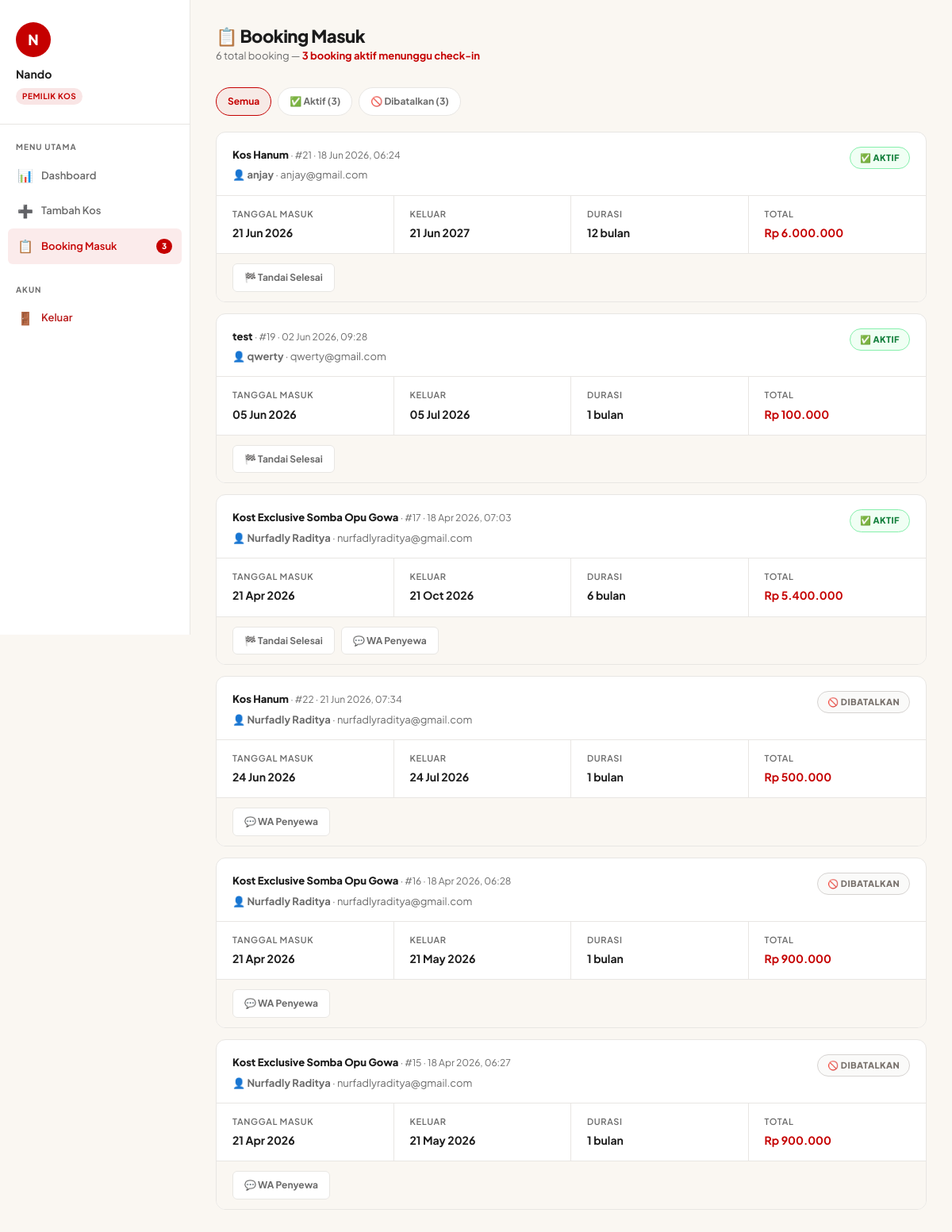
/pages/pemilik/booking.php (signed in), run on the app's committed database.
### tables this page shows
CREATE TABLE `bookings` (
  `id` int unsigned NOT NULL AUTO_INCREMENT,
  `kos_id` int unsigned NOT NULL,
  `penyewa_id` int unsigned NOT NULL,
  `nomor_kamar` varchar(20) DEFAULT NULL,
  `tanggal_masuk` date NOT NULL,
  `durasi_bulan` tinyint unsigned NOT NULL DEFAULT '1',
  `tanggal_keluar` date NOT NULL,
  `harga_per_bulan` int unsigned NOT NULL,
  `total_harga` int unsigned NOT NULL,
  `snap_token` varchar(255) DEFAULT NULL COMMENT 'Token Midtrans Snap',
  `midtrans_order_id` varchar(100) DEFAULT NULL COMMENT 'Order ID unik ke Midtrans',
  `metode_pembayaran` enum('transfer_bank','ewallet','qris') DEFAULT NULL,
  `payment_type` varchar(50) DEFAULT NULL COMMENT 'Metode bayar dari Midtrans',
  `midtrans_status` varchar(50) DEFAULT NULL COMMENT 'Status raw dari Midtrans',
  `tanggal_bayar` datetime DEFAULT NULL,
  `status` enum('menunggu_pembayaran','dibayar','aktif','ditolak','selesai','dibatalkan') DEFAULT 'menunggu_pembayaran',
  `catatan_penyewa` text,
  `catatan_pemilik` text,
  `created_at` timestamp NULL DEFAULT CURRENT_TIMESTAMP,
  `updated_at` timestamp NULL DEFAULT CURRENT_TIMESTAMP ON UPDATE CURRENT_TIMESTAMP,
  PRIMARY KEY (`id`),
  KEY `kos_id` (`kos_id`),
  KEY `penyewa_id` (`penyewa_id`),
  CONSTRAINT `bookings_ibfk_1` FOREIGN KEY (`kos_id`) REFERENCES `kos` (`id`) ON DELETE CASCADE,
  CONSTRAINT `bookings_ibfk_2` FOREIGN KEY (`penyewa_id`) REFERENCES `users` (`id`) ON DELETE CASCADE
);

CREATE TABLE `kos` (
  `id` int unsigned NOT NULL AUTO_INCREMENT,
  `pemilik_id` int unsigned NOT NULL,
  `nama_kos` varchar(150) NOT NULL,
  `deskripsi` text,
  `tipe` enum('putra','putri','campur') NOT NULL DEFAULT 'campur',
  `alamat` text NOT NULL,
  `kecamatan` varchar(80) DEFAULT NULL,
  `kota` varchar(80) NOT NULL,
  `provinsi` varchar(80) DEFAULT NULL,
  `kode_pos` varchar(10) DEFAULT NULL,
  `lat` decimal(10,7) DEFAULT NULL,
  `lng` decimal(10,7) DEFAULT NULL,
  `harga_per_bulan` int unsigned NOT NULL,
  `jumlah_kamar` tinyint unsigned NOT NULL DEFAULT '1',
  `kamar_terisi` tinyint unsigned NOT NULL DEFAULT '0',
  `ada_nomor_kamar` tinyint(1) NOT NULL DEFAULT '0',
  `wifi` tinyint(1) NOT NULL DEFAULT '0',
  `ac` tinyint(1) NOT NULL DEFAULT '0',
  `kamar_mandi_dalam` tinyint(1) NOT NULL DEFAULT '0',
  `parkir` tinyint(1) NOT NULL DEFAULT '0',
  `dapur` tinyint(1) NOT NULL DEFAULT '0',
  `laundry` tinyint(1) NOT NULL DEFAULT '0',
  `security` tinyint(1) NOT NULL DEFAULT '0',
  `cctv` tinyint(1) NOT NULL DEFAULT '0',
  `foto_utama` varchar(255) DEFAULT NULL,
  `status` enum('aktif','nonaktif','pending') NOT NULL DEFAULT 'aktif',
  `created_at` timestamp NULL DEFAULT CURRENT_TIMESTAMP,
  `updated_at` timestamp NULL DEFAULT CURRENT_TIMESTAMP ON UPDATE CURRENT_TIMESTAMP,
  PRIMARY KEY (`id`),
  KEY `pemilik_id` (`pemilik_id`),
  KEY `kota` (`kota`),
  KEY `tipe` (`tipe`),
  KEY `status` (`status`),
  KEY `harga_per_bulan` (`harga_per_bulan`),
  CONSTRAINT `kos_ibfk_1` FOREIGN KEY (`pemilik_id`) REFERENCES `users` (`id`) ON DELETE CASCADE
);

CREATE TABLE `users` (
  `id` int unsigned NOT NULL AUTO_INCREMENT,
  `nama` varchar(100) NOT NULL,
  `email` varchar(150) NOT NULL,
  `password` varchar(255) NOT NULL,
  `no_hp` varchar(20) DEFAULT NULL,
  `nama_bank` varchar(100) DEFAULT NULL,
  `nomor_rekening` varchar(50) DEFAULT NULL,
  `nama_pemilik_rekening` varchar(100) DEFAULT NULL,
  `role` enum('pencari','pemilik','admin') NOT NULL DEFAULT 'pencari',
  `foto_profil` varchar(255) DEFAULT NULL,
  `status` enum('aktif','nonaktif') NOT NULL DEFAULT 'aktif',
  `created_at` timestamp NULL DEFAULT CURRENT_TIMESTAMP,
  `updated_at` timestamp NULL DEFAULT CURRENT_TIMESTAMP ON UPDATE CURRENT_TIMESTAMP,
  PRIMARY KEY (`id`),
  UNIQUE KEY `email` (`email`)
);

### config/session.php (called while the page is built, shortened)
<?php
function sudah_login(): bool {
    return isset($_SESSION['user_id']);
}
function user_login(): ?array {
    return [
        'id'    => $_SESSION['user_id'],
        'nama'  => $_SESSION['user_nama'],
        'email' => $_SESSION['user_email'],
        'role'  => $_SESSION['user_role'],
    ];
}

### pages/pemilik/booking.php (the view, shortened to what this page needs)
<?php
require_once __DIR__ . '/../../config/session.php';
$user = user_login();
$stmt = mysqli_prepare($koneksi,
    "SELECT b.*,
            k.nama_kos, k.foto_utama, k.kota,
            u.nama AS nama_penyewa, u.email AS email_penyewa, u.no_hp AS hp_penyewa
     FROM bookings b
     JOIN kos k      ON b.kos_id    = k.id
     JOIN users u    ON b.penyewa_id = u.id
     WHERE k.pemilik_id = ?
     ORDER BY
        FIELD(b.status, 'menunggu_pembayaran', 'aktif', 'ditolak', 'selesai', 'dibatalkan'),
        b.created_at DESC"
);
mysqli_stmt_bind_param($stmt, 'i', $user['id']);
mysqli_stmt_execute($stmt);
$result   = mysqli_stmt_get_result($stmt);
$bookings = [];
while ($row = mysqli_fetch_assoc($result)) $bookings[] = $row;
$perlu_aksi = array_filter($bookings, fn($b) => $b['status'] === 'aktif');
$jml_perlu_aksi = count($perlu_aksi);
$label_status = [
    'menunggu_pembayaran' => ['⏳', 'Menunggu Bayar',    'menunggu_pembayaran'],
    'aktif'               => ['✅', 'Aktif',             'aktif'],
    'ditolak'             => ['❌', 'Ditolak',           'ditolak'],
    'selesai'             => ['🏁', 'Selesai',           'selesai'],
    'dibatalkan'          => ['🚫', 'Dibatalkan',        'dibatalkan'],
];
$extra_head    = '<link rel="stylesheet" href="' . BASE_URL . '/assets/css/transaction.css">';
require_once __DIR__ . '/../../components/head.php';
?>
<div class="dashboard-wrapper">
    <aside class="dashboard-sidebar">
        <div class="sidebar-profile">
            <div class="sidebar-avatar"><?= strtoupper(substr($user['nama'], 0, 1)) ?></div>
            <div class="sidebar-name"><?= htmlspecialchars($user['nama']) ?></div>
            <span class="sidebar-role-badge">Pemilik Kos</span>
        </div>
        <p class="sidebar-menu-label">Menu Utama</p>
        <nav class="sidebar-menu">
            <a href="<?= BASE_URL ?>/pages/pemilik/index.php" class="sidebar-link">
                <span class="link-icon">📊</span> Dashboard
            </a>
            <a href="<?= BASE_URL ?>/pages/pemilik/tambah_kos.php" class="sidebar-link">
                <span class="link-icon">➕</span> Tambah Kos
            </a>
            <a href="<?= BASE_URL ?>/pages/pemilik/booking.php" class="sidebar-link aktif">
                <span class="link-icon">📋</span> Booking Masuk
                <?php if ($jml_perlu_aksi > 0): ?>
                    <span style="background:var(--color-accent);color:white;font-size:10px;font-weight:800;border-radius:20px;padding:1px 7px;margin-left:auto;">
                        <?= $jml_perlu_aksi ?>
                    </span>
                <?php endif; ?>
            </a>
        </nav>
        <p class="sidebar-menu-label">Akun</p>
        <nav class="sidebar-menu">
            <a href="<?= BASE_URL ?>/pages/logout.php" class="sidebar-link sidebar-link-logout">
                <span class="link-icon">🚪</span> Keluar
            </a>
        </nav>
    </aside>
    <main class="dashboard-content">
        <div class="dashboard-header">
            <div>
                <h1 class="dashboard-title">📋 Booking Masuk</h1>
                <p class="dashboard-subtitle">
                    <?= count($bookings) ?> total booking
                    <?php if ($jml_perlu_aksi > 0): ?>
                        — <span style="color:var(--color-accent);font-weight:700;"><?= $jml_perlu_aksi ?> booking aktif menunggu check-in</span>
                    <?php endif; ?>
                </p>
            </div>
        </div>
        <?php if (empty($bookings)): ?>
            <div class="empty-state" style="padding:60px 20px;">
                <div class="empty-icon">📭</div>
                <h5>Belum Ada Booking</h5>
                <p>Belum ada yang memesan kos kamu. Pastikan kos sudah aktif dan terlihat di pencarian.</p>
            </div>
        <?php else: ?>
            <div style="display:flex;gap:8px;margin-bottom:20px;flex-wrap:wrap;">
                <button class="filter-tab aktif" onclick="filterStatus('semua',this)">Semua</button>
                <?php
                $cnt = array_count_values(array_column($bookings, 'status'));
                foreach ($label_status as $k => [$ico, $lbl, $cls]):
                    if (!isset($cnt[$k])) continue;
                ?>
                <button class="filter-tab" onclick="filterStatus('<?= $k ?>',this)">
                    <?= $ico ?> <?= $lbl ?> (<?= $cnt[$k] ?>)
                </button>
                <?php endforeach; ?>
            </div>
            <?php foreach ($bookings as $b):
                [$ico, $lbl, $cls] = $label_status[$b['status']] ?? ['❓', $b['status'], 'dibatalkan'];
                $harga_fmt  = 'Rp ' . number_format($b['total_harga'], 0, ',', '.');
                $tgl_masuk  = date('d M Y', strtotime($b['tanggal_masuk']));
                $tgl_keluar = date('d M Y', strtotime($b['tanggal_keluar']));
                $tgl_buat   = date('d M Y, H:i', strtotime($b['created_at']));
                $wa = !empty($b['hp_penyewa'])
                    ? 'https://wa.me/62' . ltrim($b['hp_penyewa'], '0')
                        . '?text=' . urlencode("Halo {$b['nama_penyewa']}, saya pemilik kos {$b['nama_kos']} di Kosta'. Tentang booking #{$b['id']}.")
                    : '';
            ?>
            <div class="riwayat-card" data-status="<?= $b['status'] ?>" style="margin-bottom:14px;">
                <div class="riwayat-header">
                    <div>
                        <div style="font-size:13px;font-weight:800;color:var(--color-text);">
                            <?= htmlspecialchars($b['nama_kos']) ?>
                            <span style="font-weight:400;font-size:12px;color:var(--color-text-muted);">
                                · #<?= $b['id'] ?> · <?= $tgl_buat ?>
                            </span>
                        </div>
                        <div style="font-size:13px;color:var(--color-text-muted);margin-top:4px;">
                            👤 <strong><?= htmlspecialchars($b['nama_penyewa']) ?></strong>
                            · <?= htmlspecialchars($b['email_penyewa']) ?>
                        </div>
                    </div>
                    <span class="status-badge <?= $cls ?>"><?= $ico ?> <?= $lbl ?></span>
                </div>
                <div class="riwayat-body">
                    <div class="riwayat-info-col">
                        <div class="riwayat-info-label">Tanggal Masuk</div>
                        <div class="riwayat-info-value"><?= $tgl_masuk ?></div>
                    </div>
                    <div class="riwayat-info-col">
                        <div class="riwayat-info-label">Keluar</div>
                        <div class="riwayat-info-value"><?= $tgl_keluar ?></div>
                    </div>
                    <div class="riwayat-info-col">
                        <div class="riwayat-info-label">Durasi</div>
                        <div class="riwayat-info-value"><?= $b['durasi_bulan'] ?> bulan</div>
                    </div>
                    <div class="riwayat-info-col">
                        <div class="riwayat-info-label">Total</div>
                        <div class="riwayat-info-value" style="color:var(--color-accent);"><?= $harga_fmt ?></div>
                    </div>
                </div>
                <div class="riwayat-footer">
                    <?php if ($b['status'] === 'aktif'): ?>
                        <button type="button" class="btn-action"
                                style="font-size:12px;"
                                onclick="bukaModal(<?= $b['id'] ?>, 'selesai',
                                    'Tandai Sewa Selesai',
                                    'Masa sewa telah berakhir. Kamar akan kembali tersedia dan penyewa dapat memberi ulasan.',
                                    false)">
                            🏁 Tandai Selesai
                        </button>
                    <?php endif; ?>
                    <?php if (!empty($wa)): ?>
                        <a href="<?= $wa ?>" target="_blank" class="btn-action" style="font-size:12px;">
                            💬 WA Penyewa
                        </a>
                    <?php endif; ?>
                </div>
            </div>
            <?php endforeach; ?>
        <?php endif; ?>
    </main>
</div>
<?php require_once __DIR__ . '/../../components/scripts.php'; ?>

### assets/css/style.css (style rules this page uses)
:root { --color-bg: #FAF7F2; --color-surface: #FFFFFF; --color-text: #1C1C1C; --color-text-muted: #6B6B6B; --color-accent: #C50000; --color-accent-hover:#E70000; --color-border: #E8E6E3; --color-surface-alt: #F5F2ED; --font-main: 'Plus Jakarta Sans', sans-serif; --radius-sm: 6px; --radius-md: 12px; --radius-lg: 20px; --shadow-sm: 0 1px 4px rgba(0,0,0,0.06); --shadow-md: 0 4px 16px rgba(0,0,0,0.08); --shadow-lg: 0 8px 32px rgba(0,0,0,0.10); --transition: 0.2s ease; }
*, *::before, *::after { box-sizing: border-box; margin: 0; padding: 0; }
html { scroll-behavior: smooth; }
body { font-family: var(--font-main); background-color: var(--color-bg); color: var(--color-text); font-size: 15px; line-height: 1.65; -webkit-font-smoothing: antialiased; margin: 0; padding: 0; }
a { color: var(--color-accent); text-decoration: none; transition: color var(--transition); }

### assets/css/dashboard.css (style rules this page uses)
.dashboard-sidebar { width: 240px; flex-shrink: 0; background: var(--color-surface); border-right: 1px solid var(--color-border); padding: 28px 0; position: sticky; top: 0; height: 100vh; overflow-y: auto; }
.sidebar-profile { padding: 0 20px 24px; border-bottom: 1px solid var(--color-border); margin-bottom: 20px; }
.sidebar-avatar { width: 44px; height: 44px; border-radius: 50%; background: var(--color-accent); color: white; display: flex; align-items: center; justify-content: center; font-size: 18px; font-weight: 800; margin-bottom: 10px; }
.sidebar-name { font-size: 14px; font-weight: 700; color: var(--color-text); margin-bottom: 2px; white-space: nowrap; overflow: hidden; text-overflow: ellipsis; }
.sidebar-role-badge { display: inline-block; padding: 2px 8px; background: rgba(197,0,0,0.1); color: var(--color-accent); border-radius: 20px; font-size: 10px; font-weight: 700; text-transform: uppercase; letter-spacing: 0.05em; }
.sidebar-menu-label { padding: 0 20px; font-size: 10px; font-weight: 700; text-transform: uppercase; letter-spacing: 0.1em; color: var(--color-text-muted); margin-bottom: 6px; }
.sidebar-menu { padding: 0 10px; margin-bottom: 24px; }
.sidebar-link { display: flex; align-items: center; gap: 10px; padding: 9px 12px; border-radius: var(--radius-sm); font-size: 13px; font-weight: 600; color: var(--color-text-muted); transition: all var(--transition); text-decoration: none; }
.sidebar-link.aktif { background: rgba(197,0,0,0.08); color: var(--color-accent); }
.sidebar-link .link-icon { font-size: 16px; width: 20px; text-align: center; }
.sidebar-link-logout { color: #b91c1c !important; }
.dashboard-content { flex: 1; padding: 32px; min-width: 0; }
.dashboard-header { display: flex; justify-content: space-between; align-items: flex-start; margin-bottom: 28px; flex-wrap: wrap; gap: 12px; }
.dashboard-title { font-size: 22px; font-weight: 800; color: var(--color-text); letter-spacing: -0.5px; margin-bottom: 2px; }
.dashboard-subtitle { font-size: 13px; color: var(--color-text-muted); margin: 0; }
.btn-action { display: inline-flex; align-items: center; gap: 4px; padding: 5px 10px; border-radius: 5px; font-size: 11px; font-weight: 700; text-decoration: none; border: 1.5px solid transparent; cursor: pointer; transition: all var(--transition); font-family: var(--font-main); background: none; }

### pages/pemilik/booking.php (style rules this page uses)
.filter-tab { display:inline-block;padding:7px 14px;border-radius:20px;border:1.5px solid var(--color-border); background:var(--color-surface);font-size:12px;font-weight:700;cursor:pointer; color:var(--color-text-muted);transition:all .2s;font-family:var(--font-main); }
.filter-tab.aktif,.filter-tab:hover { border-color:var(--color-accent);color:var(--color-accent);background:rgba(197,0,0,.05); }

### data on the page
bookings: kos.nama_kos "Kos Hanum", id "21", created_at "18 Jun 2026, 06:24", penyewa.nama "anjay", penyewa.email "anjay@gmail.com", ico "✅", lbl "AKTIF", tanggal_masuk "21 Jun 2026", tanggal_keluar "21 Jun 2027", durasi_bulan "12", total_harga "Rp 6.000.000"
bookings: kos.nama_kos "test", id "19", created_at "02 Jun 2026, 09:28", penyewa.nama "qwerty", penyewa.email "qwerty@gmail.com", ico "✅", lbl "AKTIF", tanggal_masuk "05 Jun 2026", tanggal_keluar "05 Jul 2026", durasi_bulan "1", total_harga "Rp 100.000"
bookings: kos.nama_kos "Kost Exclusive Somba Opu Gowa", id "17", created_at "18 Apr 2026, 07:03", penyewa.nama "Nurfadly Raditya", penyewa.email "nurfadlyraditya@gmail.com", ico "✅", lbl "AKTIF", tanggal_masuk "21 Apr 2026", tanggal_keluar "21 Oct 2026", durasi_bulan "6", total_harga "Rp 5.400.000"
bookings: kos.nama_kos "Kos Hanum", id "22", created_at "21 Jun 2026, 07:34", penyewa.nama "Nurfadly Raditya", penyewa.email "nurfadlyraditya@gmail.com", ico "🚫", lbl "DIBATALKAN", tanggal_masuk "24 Jun 2026", tanggal_keluar "24 Jul 2026", durasi_bulan "1", total_harga "Rp 500.000"
bookings: kos.nama_kos "Kost Exclusive Somba Opu Gowa", id "16", created_at "18 Apr 2026, 06:28", penyewa.nama "Nurfadly Raditya", penyewa.email "nurfadlyraditya@gmail.com", ico "🚫", lbl "DIBATALKAN", tanggal_masuk "21 Apr 2026", tanggal_keluar "21 May 2026", durasi_bulan "1", total_harga "Rp 900.000"
bookings: kos.nama_kos "Kost Exclusive Somba Opu Gowa", id "15", created_at "18 Apr 2026, 06:27", penyewa.nama "Nurfadly Raditya", penyewa.email "nurfadlyraditya@gmail.com", ico "🚫", lbl "DIBATALKAN", tanggal_masuk "21 Apr 2026", tanggal_keluar "21 May 2026", durasi_bulan "1", total_harga "Rp 900.000"

### other printed values
substr($user['nama'], 0, 1) "N"
$user['nama'] "Nando"
$jml_perlu_aksi "3"
count($bookings) "6"
$ico "✅"
$lbl "Aktif"
$cnt[$k] "3"
$ico "🚫"
$lbl "Dibatalkan"
